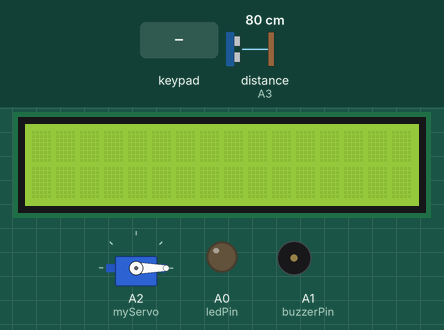
Recording of a sketch running on a simulated Arduino Uno, built with avr-gcc and run on an emulated ATmega328P. Parts: servo, 16×2 character LCD, output pins drawn as LEDs (lit = HIGH), buzzer (waves = sounding, pin HIGH). Wiring (inferred from the names in the program): ultrasonic range finder: trigger A4; echo A3. Inputs (shaded band) come from the test bench; at power-on: distance to the obstacle (sensor on A3) 80 cm. The echo pulse lasts 58.3 µs per cm; pins used as bus, display or sensor lines are not drawn; what the sketch prints to the serial monitor is not drawn.

Above: at 1.2 s.
1.3 s: keypad keys 1 2 3 4 # pressed 0.4 s apart
At 3.4 s:
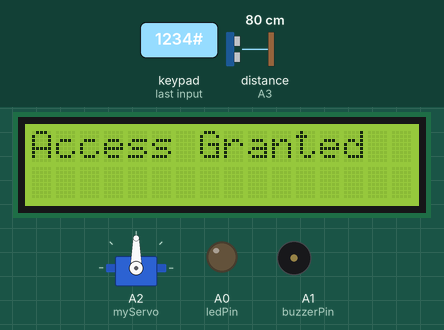
4.8 s: distance to the obstacle (sensor on A3) set to 2 cm
7.8 s: keypad keys 7 6 5 4 # pressed 0.4 s apart
At 10.6 s:
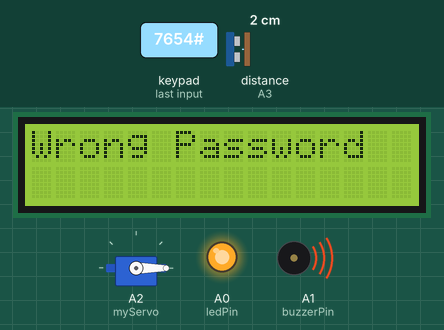
14.3 s: key '*' pressed
17.3 s: keypad keys 0 0 0 0 # pressed 0.4 s apart
At 19.2 s:
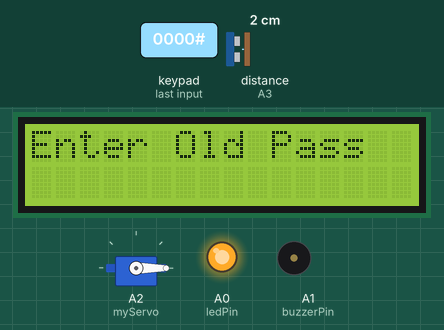
20.8 s: key '#' pressed
At 22.0 s:
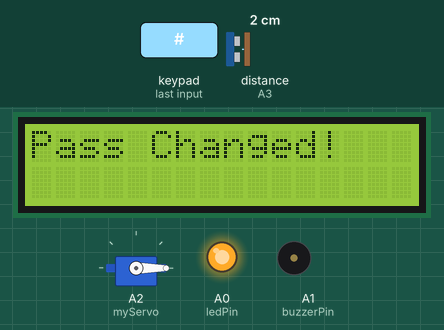
Timing chart, 0 to 23.3 s (numbered marks = the images above; inputs shaded):
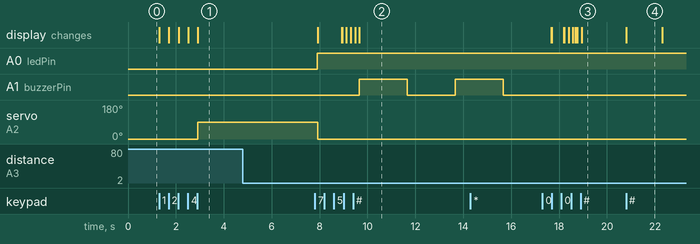

Measured:
- after the input at 1.3 s, servo on A2 (myServo): 0° → 90° after 1.6 s; the display: first changes at once (image 1 shows a later state)
- after the input at 4.8 s, every drawn part: stays the same
- after the input at 7.8 s, A1 (buzzerPin): LOW → HIGH after 1.9 s, → LOW 2.0 s later, → HIGH 2.0 s later; the display: first differs from a run without the input after 1.1 s (image 2 shows a later state)
- after the input at 17.3 s, the display: first differs from a run without the input after 0.92 s (image 3 shows a later state)
- after the input at 20.8 s, the display: changes at once (image 4)
- what the display in image 4 shows lasts 1.5 s, from 20.8 s to 22.3 s

The sketch:

smart_locker.ino
```cpp
#include <Keypad.h>
#include <Servo.h>
#include <LiquidCrystal.h>

// Keypad setup (3x4)
const byte ROWS = 4;
const byte COLS = 3;
char keys[ROWS][COLS] = {
  {'1', '2', '3'},
  {'4', '5', '6'},
  {'7', '8', '9'},
  {'*', '0', '#'}
};
byte rowPins[ROWS] = {7, 6, 5, 4}; // Connect to the row pins
byte colPins[COLS] = {3, 2, A5}; // Connect to the column pins
Keypad keypad = Keypad(makeKeymap(keys), rowPins, colPins, ROWS, COLS);

// Servo motor
Servo myServo;

// LCD (16x2)
LiquidCrystal lcd(13, 12, 11, 10, 9, 8);

// Ultrasonic sensor
const int trigPin = A4;
const int echoPin = A3;

// Buzzer and LED
const int buzzerPin = A1;
const int ledPin = A0 ;

// Password system
String password = "1234";
String input = "";
bool isChangingPassword = false;
String newPassword = "";

// Timing
unsigned long doorOpenTime = 0;
bool doorOpen = false;

// Attempt control
int attempts = 0;
const int maxAttempts = 3;
bool lockedOut = false;
unsigned long lockoutStart = 0;
const unsigned long lockoutDuration = 10000; // 10 seconds lockout

// Welcome message timer
bool welcomeDisplayed = false;
unsigned long welcomeStartTime = 0;

void setup() {
  myServo.attach(A2);
  myServo.write(0); // Initially lock the door

  pinMode(trigPin, OUTPUT);
  pinMode(echoPin, INPUT);
  pinMode(buzzerPin, OUTPUT);
  pinMode(ledPin, OUTPUT);

  lcd.begin(16, 2);
  lcd.clear();
  Serial.begin(9600);
}

void loop() {
  // Handle lockout after multiple failed attempts
  if (lockedOut) {
    if (millis() - lockoutStart >= lockoutDuration) {
      lockedOut = false;
      attempts = 0;
      digitalWrite(buzzerPin, LOW);
      lcd.clear();
      lcd.print("Try Again Now");
      delay(2000);
      lcd.clear();
    } else {
      digitalWrite(buzzerPin, HIGH);
      return;
    }
  }

  // Read distance from ultrasonic sensor
  digitalWrite(trigPin, LOW);
  delayMicroseconds(2);
  digitalWrite(trigPin, HIGH);
  delayMicroseconds(10);
  digitalWrite(trigPin, LOW);
  long duration = pulseIn(echoPin, HIGH);
  int distance = duration * 0.034 / 2;

  if (distance < 30 && !welcomeDisplayed && input == "" && !isChangingPassword) {
    digitalWrite(ledPin, HIGH);
    lcd.clear();
    lcd.setCursor(0, 0);
    lcd.print("    Welcome!");

    welcomeDisplayed = true;
    welcomeStartTime = millis();
  }

  if (welcomeDisplayed && millis() - welcomeStartTime > 1000) {
    lcd.clear();
    welcomeDisplayed = false;
  }

  if (distance >= 30) {
    digitalWrite(ledPin, LOW);
  }

  // Auto-close the door after 5 seconds
  if (doorOpen && millis() - doorOpenTime >= 5000) {
    myServo.write(0);
    lcd.clear();
    lcd.print("Door Closed");
    delay(1000);
    lcd.clear();
    doorOpen = false;
  }

  // Handle keypad input
  char key = keypad.getKey();
  if (key) {
    if (key == '#') {
      if (isChangingPassword) {
        // Step 1: Check if the entered password is the correct current password
        if (newPassword == "" && input != "" && input != password) {
          lcd.clear();
          lcd.print("Wrong Old Pass");
          delay(1500);
          lcd.clear();
          input = "";
          isChangingPassword = false;
        }
        // Step 2: Correct current password entered, proceed to new password input
        else if (newPassword == "" && input == password) {
          lcd.clear();
          lcd.print("Enter New Pass");
          input = "";
          newPassword = "waiting"; // Marker to move to new password entry stage
        }
        // Step 3: Save new password, and ask for confirmation
        else if (newPassword == "waiting") {
          newPassword = input;
          input = "";
          lcd.clear();
          lcd.print("Confirm New Pass");
        }
        // Step 4: Compare confirmation with new password
        else {
          if (newPassword == input) {
            password = newPassword;
            lcd.clear();
            lcd.print("Pass Changed!");
          } else {
            lcd.clear();
            lcd.print("Mismatch! Retry");
          }
          // Reset all variables after process
          newPassword = "";
          input = "";
          isChangingPassword = false;
          delay(1500);
          lcd.clear();
        }
      } else {
        // Trigger password change mode with master code "0000"
        if (input == "0000") {
          lcd.clear();
          lcd.print("Enter Old Pass");
          input = "";
          isChangingPassword = true;
          newPassword = "";
        }
        // Normal access: correct password entered
        else if (input == password) {
          lcd.clear();
          lcd.print("Access Granted");
          myServo.write(90); // Open door
          doorOpenTime = millis();
          doorOpen = true;
          attempts = 0;
          input = ""; // Clear the input after successful login
          delay(5000);
        }
        // Incorrect password handling
        else {
          attempts++;
          lcd.clear();
          lcd.print("Wrong Password");
          if (attempts >= maxAttempts) {
            lcd.setCursor(0, 1);
            lcd.print("System Locked!");
            lockedOut = true;
            lockoutStart = millis();
          } else {
            for (int i = 0; i < 2; i++) {
              digitalWrite(buzzerPin, HIGH);
              delay(2000);
              digitalWrite(buzzerPin, LOW);
              delay(2000);
            }
          }
        }
        input = "";
      }
    }
    else if (key == '*') {
      input = "";
      lcd.clear();
      lcd.print("Cleared");
      delay(500);
      lcd.clear();
    } else {
      input += key;
      lcd.setCursor(0, 0);
      lcd.print(" Enter Password");
      lcd.setCursor(0, 1);
      lcd.print("Input: ");
      for (int i = 0; i < input.length(); i++) {
        lcd.print("*");
      }
      Serial.print("*");
    }
  }
}
```
